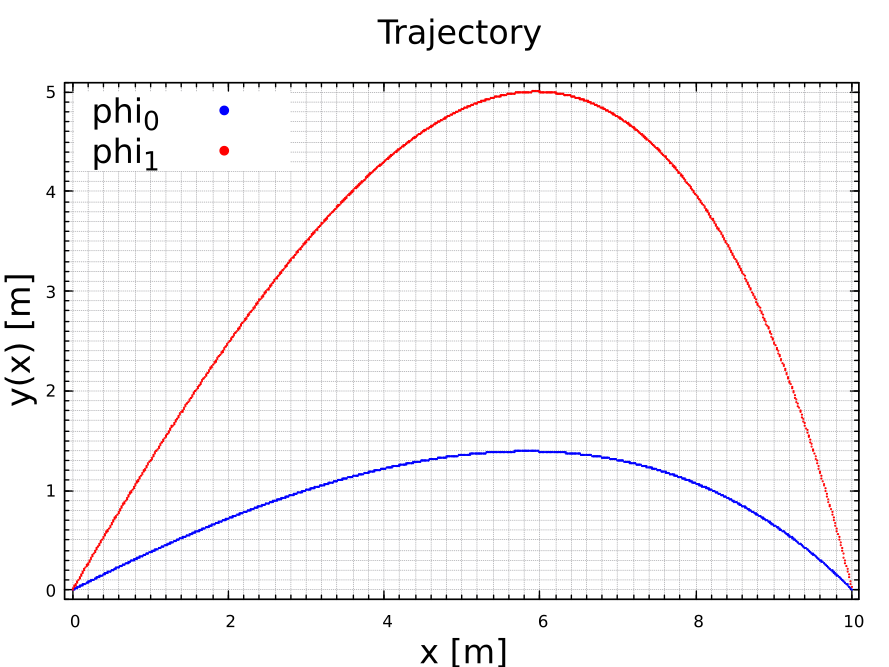

Source code (gnuplot):
reset

set title "Trajectory" font ",18"
set key top left font ",18"
set grid mxtics mytics

set xlabel "x [m]" font ",18"
set xrange[-0.1:10.1]
set xtic font ",9"
set mxtics 10

set ylabel "y(x) [m]" font ",18"
set yrange[-0.1:5.1]
set ytic font ",9"
set mytics 10

plot "projectile.dat" using 1:2 notitle lc rgb "blue" pt 7 ps 0.1, \
	"" using (NaN) title "phi_0" lc rgb "blue" pt 7 ps 1, \
	"projectile.dat" using 1:3 notitle lc rgb "red" pt 7 ps 0.1, \
	"" using (NaN) title "phi_1" lc rgb "red" pt 7 ps 1
